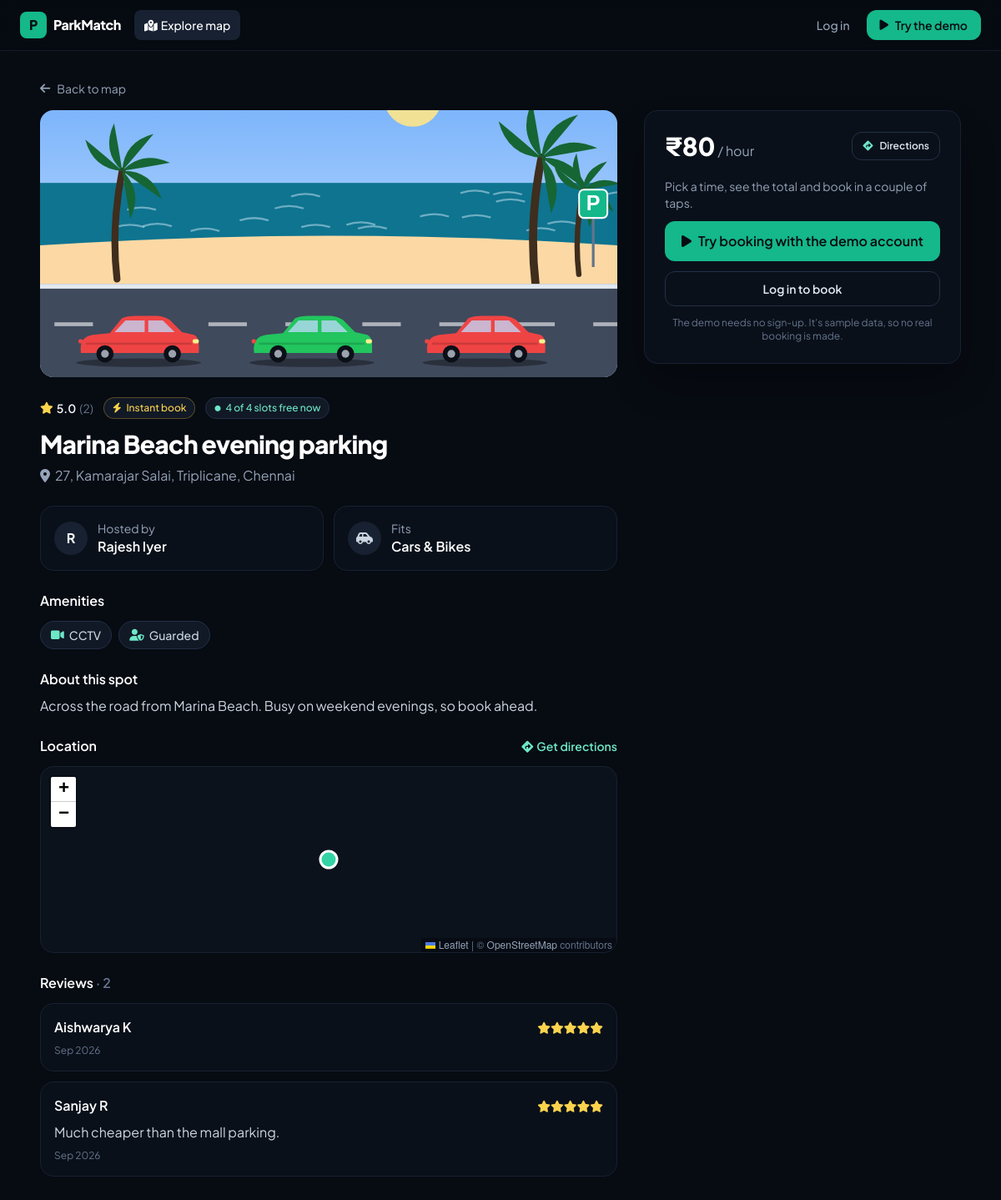
Screenshot of /parker/spots/167/ with the database file from the repository.
### parker_main/models.py (models this page shows, shortened)
class ParkingSpot(models.Model):
    landlord = models.ForeignKey(Landlord, on_delete=models.CASCADE, related_name="spots")
    title = models.CharField(max_length=120)
    description = models.TextField(blank=True)
    address = models.CharField(max_length=255)
    city = models.CharField(max_length=100, blank=True)
    latitude = models.FloatField()
    longitude = models.FloatField()
    photo = models.ImageField(upload_to="spot_photos/", null=True, blank=True)
    hourly_rate = models.DecimalField(max_digits=7, decimal_places=2, validators=[MinValueValidator(Decimal("1"))])
    capacity = models.PositiveSmallIntegerField(default=1, validators=[MinValueValidator(1), MaxValueValidator(500)])
    accepts_car = models.BooleanField(default=True)
    accepts_bike = models.BooleanField(default=True)
    is_covered = models.BooleanField("Covered", default=False)
    has_cctv = models.BooleanField("CCTV", default=False)
    has_ev_charging = models.BooleanField("EV charging", default=False)
    has_guard = models.BooleanField("Security guard", default=False)
    instant_book = models.BooleanField(default=False, help_text="Confirm bookings automatically, no approval needed.")
    is_active = models.BooleanField(default=True)
    created_at = models.DateTimeField(auto_now_add=True)
    class Meta:
        ordering = ["-created_at"]
    AMENITIES = [
        ("is_covered", "Covered", "fa-umbrella"),
        ("has_cctv", "CCTV", "fa-video"),
        ("has_ev_charging", "EV charging", "fa-charging-station"),
        ("has_guard", "Guarded", "fa-user-shield"),
    ]
    @property
    def amenities(self):
        return [(label, icon) for field, label, icon in self.AMENITIES if getattr(self, field)]
    def overlapping(self, start, end, statuses=None, exclude_id=None):
        qs = self.bookings.filter(
            status__in=statuses or [Booking.PENDING, Booking.CONFIRMED],
            start__lt=end,
            end__gt=start,
        )
        if exclude_id:
            qs = qs.exclude(pk=exclude_id)
        return qs
    def free_slots(self, start, end, statuses=None, exclude_id=None):
        return max(self.capacity - self.overlapping(start, end, statuses, exclude_id).count(), 0)
    def free_now(self):
        now = timezone.now()
        return self.free_slots(now, now + timezone.timedelta(minutes=1), [Booking.CONFIRMED])
    def rating_summary(self):
        return Review.objects.filter(booking__spot=self).aggregate(avg=Avg("rating"), count=Count("id"))

class Review(models.Model):
    booking = models.OneToOneField(Booking, on_delete=models.CASCADE, related_name="review")
    rating = models.PositiveSmallIntegerField(validators=[MinValueValidator(1), MaxValueValidator(5)])
    comment = models.TextField(blank=True, max_length=600)
    created_at = models.DateTimeField(auto_now_add=True)
    class Meta:
        ordering = ["-created_at"]

class Booking(models.Model):
    PENDING, CONFIRMED, REJECTED, CANCELLED = "pending", "confirmed", "rejected", "cancelled"
    STATUS_CHOICES = [
        (PENDING, "Awaiting approval"),
        (CONFIRMED, "Confirmed"),
        (REJECTED, "Declined"),
        (CANCELLED, "Cancelled"),
    ]
    parker = models.ForeignKey(Parker, on_delete=models.CASCADE, related_name="bookings")
    spot = models.ForeignKey(ParkingSpot, on_delete=models.CASCADE, related_name="bookings")
    start = models.DateTimeField()
    end = models.DateTimeField()
    vehicle_type = models.CharField(max_length=10, choices=Parker.VEHICLE_CHOICES)
    vehicle_number = models.CharField(max_length=20)
    total_price = models.DecimalField(max_digits=9, decimal_places=2)
    status = models.CharField(max_length=10, choices=STATUS_CHOICES, default=PENDING)
    created_at = models.DateTimeField(auto_now_add=True)
    class Meta:
        ordering = ["-start"]

### Authentication/models.py (models this page shows, shortened)
class PinMixin:
    """Stores the 4-digit PIN hashed, and upgrades any legacy plain-text PIN on login."""

class Landlord(PinMixin, models.Model):
    name = models.CharField(max_length=255)
    email = models.EmailField(unique=True)
    phone = models.CharField(max_length=15, unique=True)
    pincode = models.CharField(max_length=10, blank=True, default="")
    address = models.TextField(blank=True, default="")
    area = models.CharField(max_length=255, blank=True, default="")
    landmark = models.CharField(max_length=255, blank=True, null=True)
    city = models.CharField(max_length=100, blank=True, default="")
    state = models.CharField(max_length=100, blank=True, default="")
    country = models.CharField(max_length=100, blank=True, default="India")
    pin = models.CharField(max_length=255)
    latitude = models.DecimalField(max_digits=12, decimal_places=10, null=True, blank=True)
    longitude = models.DecimalField(max_digits=13, decimal_places=10, null=True, blank=True)
    profile_image = models.ImageField(upload_to='landlord_images/', null=True, blank=True)
    joined_at = models.DateTimeField(auto_now_add=True, null=True)

class Parker(PinMixin, models.Model):
    VEHICLE_CHOICES = [('car', 'Car'), ('bike', 'Bike')]
    name = models.CharField(max_length=100)
    email = models.EmailField(unique=True)
    phone = models.CharField(max_length=15, unique=True)
    vehicle_type = models.CharField(max_length=10, choices=VEHICLE_CHOICES, default="car")
    vehicle_number = models.CharField(max_length=20, unique=True)
    pin = models.CharField(max_length=128)
    registered_at = models.DateTimeField(auto_now_add=True)

### parker_main/views.py (the view)
# urls.py: path('spots/<int:spot_id>/', views.spot_detail, name='spot_detail'),
def spot_detail(request, spot_id):
    spot = get_object_or_404(ParkingSpot.objects.select_related("landlord"), pk=spot_id)
    parker = _current_parker(request)
    if request.method == "POST" and not parker:
        messages.info(request, "Log in as a parker, or try the demo, to book this spot.")
        return redirect(f"{reverse('login')}?{urlencode({'role': 'parker', 'next': request.path})}")
    if request.method == "POST":
        form = BookingForm(request.POST, spot=spot, parker=parker)
        if form.is_valid():
            with transaction.atomic():
                booking = form.save()
            if booking.status == Booking.CONFIRMED:
                messages.success(request, f"You're booked! Your pass {booking.code} is ready.")
            else:
                messages.success(request, f"Request sent to {spot.landlord.name.split()[0]}. We'll show it here once they respond.")
            return redirect("parker_bookings")
    else:
        form = BookingForm(spot=spot, parker=parker) if parker else None
    return render(request, "parker/spot_detail.html", {
        "spot": spot,
        "form": form,
        "rating": spot.rating_summary(),
        "reviews": Review.objects.filter(booking__spot=spot).select_related("booking__parker")[:10],
        "free_now": spot.free_now(),
        "accepts_my_vehicle": spot.accepts(parker.vehicle_type) if parker else True,
    })

### Authentication/auth.py (called while the page is built)
def current_user(request):
    if not hasattr(request, "_pm_user"):
        role = request.session.get("role")
        model = ROLES.get(role)
        user = model.objects.filter(pk=request.session.get("user_id")).first() if model else None
        request._pm_user = (role, user) if user else (None, None)
    return request._pm_user

def user_context(request):
    from django.conf import settings
    from .demo import is_demo
    role, user = current_user(request)
    return {
        "pm_role": role,
        "pm_user": user,
        "pm_is_demo": is_demo(user),
        "pm_demo_mode": settings.DEMO_MODE,
        "project_author": settings.PROJECT_AUTHOR,
        "project_repo_url": settings.PROJECT_REPO_URL,
    }

### Authentication/demo.py (called while the page is built)
def is_demo(user):
    return bool(user) and user.phone in DEMO_PHONES

### parker_main/views.py (called while the page is built)
def _current_parker(request):
    role, user = current_user(request)
    return user if role == "parker" else None

### templates/parker/spot_detail.html (shortened to what this page needs)
{% extends "base.html" %}
{% block head %}
<link rel="stylesheet" href="https://cdnjs.cloudflare.com/ajax/libs/leaflet/1.9.4/leaflet.min.css">
{% endblock %}
{% block content %}
<div class="mx-auto max-w-6xl px-4 py-8 sm:px-6">
  <a href="{% url 'Parker_main' %}" class="mb-4 inline-flex items-center gap-2 text-sm text-slate-400 hover:text-white"><i class="fa-solid fa-arrow-left"></i> Back to map</a>
  <div class="grid grid-cols-1 gap-8 lg:grid-cols-[1fr_380px]">
    <div class="min-w-0 space-y-6">
      <div class="relative h-64 overflow-hidden rounded-2xl bg-ink-850 sm:h-80">
        {% if spot.photo %}<img src="{{ spot.photo.url }}" alt="{{ spot.title }}" class="h-full w-full object-cover object-[center_92%]">
        {% else %}<div class="grid h-full w-full place-items-center bg-gradient-to-br from-ink-700 via-ink-850 to-ink-900"><i class="fa-solid {% if spot.is_covered %}fa-warehouse{% else %}fa-square-parking{% endif %} text-6xl text-ink-600"></i></div>{% endif %}
      </div>
      <div>
        <div class="flex flex-wrap items-center gap-3">
          {% include "partials/stars.html" with avg=rating.avg count=rating.count %}
          {% if spot.instant_book %}<span class="chip border-amber-400/30 text-amber-300"><i class="fa-solid fa-bolt"></i> Instant book</span>{% endif %}
          <span class="chip {% if free_now %}text-brand-300{% else %}text-rose-300{% endif %}"><i class="fa-solid fa-circle text-[7px]"></i> {{ free_now }} of {{ spot.capacity }} slot{{ spot.capacity|pluralize }} free now</span>
        </div>
        <h1 class="mt-3 text-3xl font-extrabold tracking-tight text-white">{{ spot.title }}</h1>
        <p class="mt-2 text-slate-400"><i class="fa-solid fa-location-dot mr-1.5"></i>{{ spot.address }}{% if spot.city %}, {{ spot.city }}{% endif %}</p>
      </div>
      <div class="grid grid-cols-1 gap-3 sm:grid-cols-2">
        <div class="card flex items-center gap-3 p-4">
          <span class="grid h-10 w-10 place-items-center rounded-full bg-ink-800 font-bold text-white">{{ spot.landlord.name|first|upper }}</span>
          <div><p class="text-sm text-slate-400">Hosted by</p><p class="font-semibold text-white">{{ spot.landlord.name }}</p></div>
        </div>
        <div class="card flex items-center gap-3 p-4">
          <span class="grid h-10 w-10 place-items-center rounded-full bg-ink-800 text-slate-300"><i class="fa-solid {% if spot.accepts_car and spot.accepts_bike %}fa-car-side{% elif spot.accepts_car %}fa-car{% else %}fa-motorcycle{% endif %}"></i></span>
          <div><p class="text-sm text-slate-400">Fits</p><p class="font-semibold text-white">{% if spot.accepts_car %}Cars{% endif %}{% if spot.accepts_car and spot.accepts_bike %} & {% endif %}{% if spot.accepts_bike %}Bikes{% endif %}</p></div>
        </div>
      </div>
      {% if spot.amenities %}
      <div>
        <h2 class="mb-3 font-semibold text-white">Amenities</h2>
        <div class="flex flex-wrap gap-2">{% for label, icon in spot.amenities %}<span class="chip !px-3 !py-1.5 !text-sm"><i class="fa-solid {{ icon }} text-brand-300"></i>{{ label }}</span>{% endfor %}</div>
      </div>
      {% endif %}
      {% if spot.description %}
      <div><h2 class="mb-2 font-semibold text-white">About this spot</h2><p class="whitespace-pre-line text-slate-300">{{ spot.description }}</p></div>
      {% endif %}
      <div>
        <div class="mb-3 flex items-center justify-between"><h2 class="font-semibold text-white">Location</h2><a href="{% url 'spot_directions' spot.id %}" class="text-sm font-semibold text-brand-300 hover:underline"><i class="fa-solid fa-diamond-turn-right mr-1"></i>Get directions</a></div>
        <div id="mini-map" class="h-56 overflow-hidden rounded-2xl border border-ink-800"></div>
      </div>
      <div>
        <h2 class="mb-3 font-semibold text-white">Reviews {% if rating.count %}<span class="text-slate-500">· {{ rating.count }}</span>{% endif %}</h2>
        <div class="space-y-3">
          {% for r in reviews %}
          <div class="card p-4">
            <div class="flex items-center justify-between">
              <p class="font-semibold text-white">{{ r.booking.parker.name }}</p>
              <p class="text-sm text-amber-300">{% for i in "12345" %}<i class="fa-{% if forloop.counter <= r.rating %}solid{% else %}regular{% endif %} fa-star"></i>{% endfor %}</p>
            </div>
            {% if r.comment %}<p class="mt-2 text-slate-300">{{ r.comment }}</p>{% endif %}
            <p class="mt-2 text-xs text-slate-500">{{ r.created_at|date:"M Y" }}</p>
          </div>
          {% empty %}
          <p class="text-sm text-slate-500">No reviews yet — be the first to park here.</p>
          {% endfor %}
        </div>
      </div>
    </div>
    <aside class="lg:sticky lg:top-24 lg:self-start">
      <div class="card p-6 shadow-2xl shadow-black/40">
        <div class="flex items-center justify-between gap-3">
          <p><span class="text-3xl font-extrabold text-white">₹{{ spot.hourly_rate|floatformat:0 }}</span><span class="text-slate-400"> / hour</span></p>
          <a href="{% url 'spot_directions' spot.id %}" class="btn-ghost !px-3 !py-2 text-xs"><i class="fa-solid fa-diamond-turn-right text-brand-300"></i> Directions</a>
        </div>
        {% if not form %}
        <div class="mt-5 space-y-3">
          <p class="text-sm text-slate-400">Pick a time, see the total and book in a couple of taps.</p>
          {% if pm_demo_mode %}
          <form method="post" action="{% url 'demo_login' 'parker' %}">{% csrf_token %}
            <button class="btn-primary w-full py-3 text-base"><i class="fa-solid fa-play"></i> Try booking with the demo account</button>
          </form>
          {% endif %}
          <a href="{% url 'login' %}?role=parker&next={{ request.path|urlencode }}" class="btn-ghost w-full">Log in to book</a>
          <p class="text-center text-xs text-slate-500">The demo needs no sign-up. It's sample data, so no real booking is made.</p>
        </div>
        {% elif not accepts_my_vehicle %}
        <p class="mt-4 rounded-xl border border-amber-400/30 bg-amber-400/10 p-3 text-sm text-amber-200"><i class="fa-solid fa-triangle-exclamation mr-1"></i>This spot doesn't take {{ pm_user.get_vehicle_type_display|lower }}s.</p>
        {% elif not spot.is_active %}
        <p class="mt-4 rounded-xl border border-ink-700 bg-ink-850 p-3 text-sm text-slate-300">The host has paused bookings for now.</p>
        {% endif %}
      </div>
    </aside>
  </div>
</div>
{% endblock %}

### templates/parker/spot_detail.html (style rules this page uses)
.leaflet-container { background:#0c121c }

### rows the page displays
ParkingSpot: photo (picture), capacity "4", title "Marina Beach evening parking", address "27, Kamarajar Salai, Triplicane", city "Chennai", landlord.name|first "R", landlord.name "Rajesh Iyer", is_covered False (drawn), description "Across the road from Marina Beach. Busy on weekend evenings, so book ahead.", hourly_rate "80"
Review: booking.parker.name "Aishwarya K", rating 5 (drawn), created_at "Sep 2026"
Review: booking.parker.name "Sanjay R", rating 5 (drawn), comment "Much cheaper than the mall parking.", created_at "Sep 2026"

### other values shown
{{ avg|floatformat:1 }} "5.0"
{{ count }} "2"
{{ free_now }} "4"
{{ label }} "CCTV" "Guarded"
{{ rating.count }} "2"
